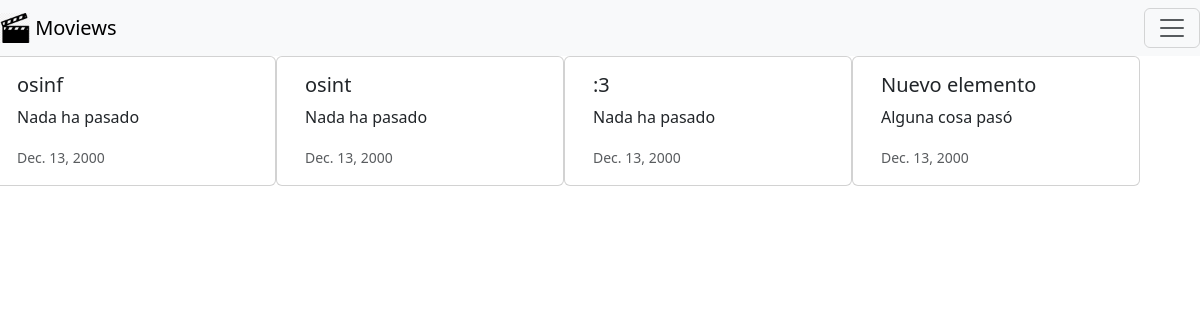
Page /news/ on the committed database.
### news/models.py (models this page shows, shortened)
class News(models.Model):
    headline = models.CharField(max_length=200)
    body = models.TextField(default= "Nada ha pasado")
    date = models.DateField(default="2000-12-13")

### news/views.py (the view)
# urls.py: path('news/', include("news.urls")),
def news(req):
    news = News.objects.all().order_by("-date")
    ctxt= {"News":news}
    return render(req, "news.html", ctxt)

### movie/templates/news.html (shortened to what this page needs)
{% extends "base.html" %}
{% block content %}
<div class="row row-cols-1 row-cols-md-3 g-4">
    {% for news in News %}
    <div class="card" style="width: 18rem;">
        <div class="card-body">
            <h5 class="card-title">{{ news.headline }}</h5>
            <p class="card-text">{{ news.body }}</p>
            <p class="card-text"><small class="text-muted">{{ news.date}}</small></p>
        </div>
    </div>
    {% endfor %}
</div>
{% endblock content %}

### movie/templates/base.html (shortened to what this page needs)
<!doctype html>
<html lang="en">
<head>
    <link href="https://cdn.jsdelivr.net/npm/bootstrap@5.3.1/dist/css/bootstrap.min.css" rel="stylesheet"
>
</head>
<body>
    <nav class="navbar navbar-light bg-light">
        <a class="navbar-brand" href="">
        {% load static %}
          <img src="{% static 'movie/images/mo_thumbnail.png' %}" width="30" height="30" class="d-inline-block align-top" alt="">
          Moviews
        </a>
        <button class="navbar-toggler" type="button" data-toggle="collapse" data-target="#navbarNav" aria-controls="navbarNav" aria-expanded="false" aria-label="Toggle navigation">
            <span class="navbar-toggler-icon"></span>
          </button>
      </nav>
    {% block content %}
    {% endblock content %}
</body>
</html>

### rows in the picture
News: headline "osinf", body "Nada ha pasado", date "Dec. 13, 2000"
News: headline "osint", body "Nada ha pasado", date "Dec. 13, 2000"
News: headline ":3", body "Nada ha pasado", date "Dec. 13, 2000"
News: headline "Nuevo elemento", body "Alguna cosa pasó", date "Dec. 13, 2000"
